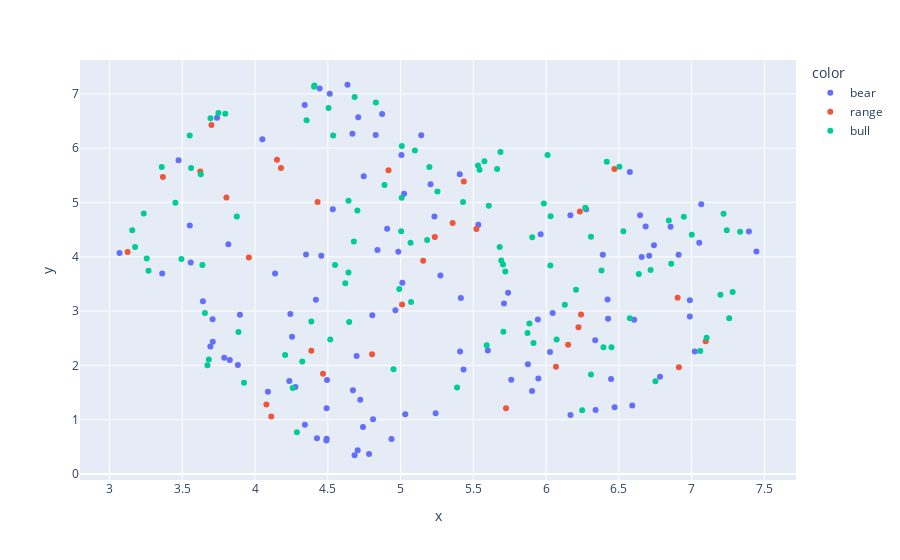

This figure's notebook cell:
### Code cell
# prompt: generate embedding plot with plotly

import plotly.express as px

fig = px.scatter(x=umap_embeddings[:, 0], y=umap_embeddings[:, 1], color=values, hover_name=files)
fig.show()

### Figure 1 — Plotly figure (JSON) as saved in the notebook; plotly's stock layout.template omitted (floating-point values rounded to 4 significant figures)
{"data": [{"hovertemplate": "<b>%{hovertext}</b><br><br>color=bear<br>x=%{x}<br>y=%{y}<extra></extra>", "hovertext": ["/workspaces/gc_quant_trading_research/bear/Screenshot 2024-09-14 at 13.47.04.png", "/workspaces/gc_quant_trading_research/bear/Screenshot 2024-09-14 at 13.59.17.png", "/workspaces/gc_quant_trading_research/bear/Screenshot 2024-09-14 at 14.03.03.png", "/workspaces/gc_quant_trading_research/bear/Screenshot 2024-09-14 at 13.46.01.png", "/workspaces/gc_quant_trading_research/bear/Screenshot 2024-09-14 at 14.06.28.png", "/workspaces/gc_quant_trading_research/bear/Screenshot 2024-09-14 at 13.45.50.png", "/workspaces/gc_quant_trading_research/bear/Screenshot 2024-09-14 at 14.03.27.png", "/workspaces/gc_quant_trading_research/bear/Screenshot 2024-09-13 at 14.37.05.png", "/workspaces/gc_quant_trading_research/bear/Screenshot 2024-09-14 at 14.03.09.png", "/workspaces/gc_quant_trading_research/bear/Screenshot 2024-09-14 at 14.13.21.png", "/workspaces/gc_quant_trading_research/bear/Screenshot 2024-09-14 at 14.03.45.png", "/workspaces/gc_quant_trading_research/bear/Screenshot 2024-09-14 at 13.59.27.png", "/workspaces/gc_quant_trading_research/bear/Screenshot 2024-09-14 at 13.54.49.png", "/workspaces/gc_quant_trading_research/bear/Screenshot 2024-09-14 at 14.13.42.png", "/workspaces/gc_quant_trading_research/bear/Screenshot 2024-09-13 at 10.55.34.png", "/workspaces/gc_quant_trading_research/bear/Screenshot 2024-09-14 at 13.58.48.png", "/workspaces/gc_quant_trading_research/bear/Screenshot 2024-09-14 at 14.05.14.png", "/workspaces/gc_quant_trading_research/bear/Screenshot 2024-09-13 at 10.56.32.png", "/workspaces/gc_quant_trading_research/bear/Screenshot 2024-09-13 at 15.11.07.png", "/workspaces/gc_quant_trading_research/bear/Screenshot 2024-09-14 at 13.51.48.png", "/workspaces/gc_quant_trading_research/bear/Screenshot 2024-09-12 at 13.29.21.png", "/workspaces/gc_quant_trading_research/bear/Screenshot 2024-09-13 at 15.20.04.png", "/workspaces/gc_quant_trading_research/bear/Screenshot 2024-09-13 at 14.38.02.png", "/workspaces/gc_quant_trading_research/bear/Screenshot 2024-09-14 at 14.04.32.png", "/workspaces/gc_quant_trading_research/bear/Screenshot 2024-09-14 at 14.07.04.png", "/workspaces/gc_quant_trading_research/bear/Screenshot 2024-09-14 at 14.06.45.png", "/workspaces/gc_quant_trading_research/bear/Screenshot 2024-09-14 at 13.46.32.png", "/workspaces/gc_quant_trading_research/bear/Screenshot 2024-09-13 at 10.55.55.png", "/workspaces/gc_quant_trading_research/bear/Screenshot 2024-09-14 at 13.44.27.png", "/workspaces/gc_quant_trading_research/bear/Screenshot 2024-09-14 at 14.13.31.png", "/workspaces/gc_quant_trading_research/bear/Screenshot 2024-09-14 at 13.44.42.png", "/workspaces/gc_quant_trading_research/bear/Screenshot 2024-09-14 at 13.54.32.png", "/workspaces/gc_quant_trading_research/bear/Screenshot 2024-09-14 at 13.46.45.png", "/workspaces/gc_quant_trading_research/bear/Screenshot 2024-09-13 at 15.08.33.png", "/workspaces/gc_quant_trading_research/bear/Screenshot 2024-09-14 at 14.15.15.png", "/workspaces/gc_quant_trading_research/bear/Screenshot 2024-09-13 at 18.53.38.png", "/workspaces/gc_quant_trading_research/bear/Screenshot 2024-09-14 at 13.44.51.png", "/workspaces/gc_quant_trading_research/bear/Screenshot 2024-09-13 at 14.37.24.png", "/workspaces/gc_quant_trading_research/bear/Screenshot 2024-09-14 at 14.05.44.png", "/workspaces/gc_quant_trading_research/bear/Screenshot 2024-09-14 at 14.05.00.png", "/workspaces/gc_quant_trading_research/bear/Screenshot 2024-09-14 at 14.14.19.png", "/workspaces/gc_quant_trading_research/bear/Screenshot 2024-09-13 at 11.14.49.png", "/workspaces/gc_quant_trading_research/bear/Screenshot 2024-09-14 at 14.06.08.png", "/workspaces/gc_quant_trading_research/bear/Screenshot 2024-09-14 at 13.51.15.png", "/workspaces/gc_quant_trading_research/bear/Screenshot 2024-09-13 at 10.45.24.png", "/workspaces/gc_quant_trading_research/bear/Screenshot 2024-09-14 at 13.45.41.png", "/workspaces/gc_quant_trading_research/bear/Screenshot 2024-09-13 at 15.07.31.png", "/workspaces/gc_quant_trading_research/bear/Screenshot 2024-09-13 at 15.10.41.png", "/workspaces/gc_quant_trading_research/bear/Screenshot 2024-09-13 at 14.40.33.png", "/workspaces/gc_quant_trading_research/bear/Screenshot 2024-09-13 at 14.37.47.png", "/workspaces/gc_quant_trading_research/bear/Screenshot 2024-09-14 at 13.46.11.png", "/workspaces/gc_quant_trading_research/bear/Screenshot 2024-09-13 at 18.55.28.png", "/workspaces/gc_quant_trading_research/bear/Screenshot 2024-09-13 at 15.35.34.png", "/workspaces/gc_quant_trading_research/bear/Screenshot 2024-09-13 at 15.07.08.png", "/workspaces/gc_quant_trading_research/bear/Screenshot 2024-09-14 at 13.55.15.png", "/workspaces/gc_quant_trading_research/bear/Screenshot 2024-09-13 at 11.16.44.png", "/workspaces/gc_quant_trading_research/bear/Screenshot 2024-09-14 at 14.07.15.png", "/workspaces/gc_quant_trading_research/bear/Screenshot 2024-09-14 at 13.52.18.png", "/workspaces/gc_quant_trading_research/bear/Screenshot 2024-09-14 at 14.06.13.png", "/workspaces/gc_quant_trading_research/bear/Screenshot 2024-09-14 at 14.14.58.png", "/workspaces/gc_quant_trading_research/bear/Screenshot 2024-09-14 at 13.59.37.png", "/workspaces/gc_quant_trading_research/bear/Screenshot 2024-09-14 at 14.04.20.png", "/workspaces/gc_quant_trading_research/bear/Screenshot 2024-09-14 at 14.13.11.png", "/workspaces/gc_quant_trading_research/bear/Screenshot 2024-09-13 at 15.35.43.png", "/workspaces/gc_quant_trading_research/bear/Screenshot 2024-09-13 at 10.56.50.png", "/workspaces/gc_quant_trading_research/bear/Screenshot 2024-09-13 at 15.32.02.png", "/workspaces/gc_quant_trading_research/bear/Screenshot 2024-09-14 at 13.52.28.png", "/workspaces/gc_quant_trading_research/bear/Screenshot 2024-09-13 at 15.07.23.png", "/workspaces/gc_quant_trading_research/bear/Screenshot 2024-09-14 at 14.14.48.png", "/workspaces/gc_quant_trading_research/bear/Screenshot 2024-09-14 at 14.14.40.png", "/workspaces/gc_quant_trading_research/bear/Screenshot 2024-09-14 at 14.03.16.png", "/workspaces/gc_quant_trading_research/bear/Screenshot 2024-09-14 at 14.06.23.png", "/workspaces/gc_quant_trading_research/bear/Screenshot 2024-09-13 at 15.13.08.png", "/workspaces/gc_quant_trading_research/bear/Screenshot 2024-09-13 at 15.37.00.png", "/workspaces/gc_quant_trading_research/bear/Screenshot 2024-09-14 at 14.04.06.png", "/workspaces/gc_quant_trading_research/bear/Screenshot 2024-09-14 at 14.15.24.png", "/workspaces/gc_quant_trading_research/bear/Screenshot 2024-09-14 at 13.52.03.png", "/workspaces/gc_quant_trading_research/bear/Screenshot 2024-09-13 at 15.36.36.png", "/workspaces/gc_quant_trading_research/bear/Screenshot 2024-09-14 at 14.06.32.png", "/workspaces/gc_quant_trading_research/bear/Screenshot 2024-09-13 at 15.21.23.png", "/workspaces/gc_quant_trading_research/bear/Screenshot 2024-09-14 at 13.59.10.png", "/workspaces/gc_quant_trading_research/bear/Screenshot 2024-09-14 at 14.02.54.png", "/workspaces/gc_quant_trading_research/bear/Screenshot 2024-09-14 at 14.07.38.png", "/workspaces/gc_quant_trading_research/bear/Screenshot 2024-09-13 at 15.07.46.png", "/workspaces/gc_quant_trading_research/bear/Screenshot 2024-09-14 at 13.45.23.png", "/workspaces/gc_quant_trading_research/bear/Screenshot 2024-09-14 at 13.44.35.png", "/workspaces/gc_quant_trading_research/bear/Screenshot 2024-09-13 at 14.40.22.png", "/workspaces/gc_quant_trading_research/bear/Screenshot 2024-09-14 at 13.51.42.png", "/workspaces/gc_quant_trading_research/bear/Screenshot 2024-09-14 at 14.15.32.png", "/workspaces/gc_quant_trading_research/bear/Screenshot 2024-09-13 at 15.07.39.png", "/workspaces/gc_quant_trading_research/bear/Screenshot 2024-09-14 at 14.07.27.png", "/workspaces/gc_quant_trading_research/bear/Screenshot 2024-09-14 at 13.51.35.png", "/workspaces/gc_quant_trading_research/bear/Screenshot 2024-09-14 at 14.06.18.png", "/workspaces/gc_quant_trading_research/bear/Screenshot 2024-09-14 at 13.58.55.png", "/workspaces/gc_quant_trading_research/bear/Screenshot 2024-09-14 at 14.14.06.png", "/workspaces/gc_quant_trading_research/bear/Screenshot 2024-09-13 at 14.40.58.png", "/workspaces/gc_quant_trading_research/bear/Screenshot 2024-09-14 at 14.15.44.png", "/workspaces/gc_quant_trading_research/bear/Screenshot 2024-09-14 at 14.14.25.png", "/workspaces/gc_quant_trading_research/bear/Screenshot 2024-09-14 at 14.05.06.png", "/workspaces/gc_quant_trading_research/bear/Screenshot 2024-09-13 at 15.10.27.png", "/workspaces/gc_quant_trading_research/bear/Screenshot 2024-09-13 at 15.23.15.png", "/workspaces/gc_quant_trading_research/bear/Screenshot 2024-09-13 at 15.22.12.png", "/workspaces/gc_quant_trading_research/bear/Screenshot 2024-09-14 at 13.45.32.png", "/workspaces/gc_quant_trading_research/bear/Screenshot 2024-09-13 at 15.37.06.png", "/workspaces/gc_quant_trading_research/bear/Screenshot 2024-09-14 at 13.55.02.png", "/workspaces/gc_quant_trading_research/bear/Screenshot 2024-09-14 at 14.06.03.png", "/workspaces/gc_quant_trading_research/bear/Screenshot 2024-09-14 at 14.05.24.png", "/workspaces/gc_quant_trading_research/bear/Screenshot 2024-09-14 at 13.07.35.png"], "legendgroup": "bear", "marker": {"color": "#636efa", "symbol": "circle"}, "mode": "markers", "name": "bear", "orientation": "v", "showlegend": true, "type": "scatter", "x": [4.138, 4.705, 4.829, 7.394, 4.49, 6.027, 6.275, 4.841, 4.908, 4.513, 3.896, 4.684, 4.669, 4.635, 3.558, 4.494, 5.875, 3.642, 7.022, 6.422, 6.708, 4.806, 6.045, 3.788, 5.142, 4.089, 5.433, 3.708, 3.827, 4.444, 5.409, 3.71, 6.446, 7.066, 4.673, 4.938, 5.761, 4.35, 5.963, 4.418, 4.05, 3.069, 4.723, 3.475, 3.817, 6.337, 4.492, 6.783, 6.657, 5.739, 7.446, 3.552, 5.206, 6.684, 5.711, 5.535, 5.414, 6.855, 5.032, 6.167, 6.646, 3.882, 4.709, 5.024, 5.012, 4.535, 3.693, 4.698, 7.053, 6.988, 4.985, 4.426, 3.739, 5.947, 5.233, 4.255, 6.988, 5.274, 4.492, 5.006, 4.784, 4.873, 4.341, 4.811, 6.426, 5.6, 6.39, 4.455, 4.277, 4.343, 6.34, 6.741, 4.742, 5.904, 6.168, 6.911, 3.362, 6.592, 4.243, 6.471, 4.965, 5.944, 6.605, 5.241, 5.407, 4.236, 4.747, 6.575], "xaxis": "x", "y": [3.695, 0.4356, 6.244, 4.466, 0.6173, 2.248, 4.875, 4.124, 4.515, 7.006, 2.933, 0.3453, 6.265, 7.169, 3.897, 1.73, 2.021, 3.18, 2.254, 3.213, 4.018, 2.925, 2.966, 2.14, 6.24, 1.513, 1.925, 2.848, 2.098, 7.099, 2.258, 2.438, 1.751, 4.966, 1.542, 0.6464, 1.735, 4.044, 4.415, 3.211, 6.167, 4.072, 1.368, 5.781, 4.23, 2.462, 1.212, 1.789, 3.999, 3.34, 4.097, 4.579, 5.338, 4.558, 3.139, 4.592, 3.24, 4.553, 1.102, 4.767, 4.767, 2.007, 6.57, 5.163, 3.524, 4.877, 2.349, 2.173, 4.261, 3.201, 4.093, 0.6597, 6.563, 1.759, 4.742, 2.527, 2.902, 3.654, 0.6494, 5.873, 0.3671, 6.632, 6.797, 1.009, 2.858, 2.274, 4.039, 4.019, 1.603, 0.908, 1.178, 4.211, 0.8645, 1.53, 1.085, 4.038, 3.694, 1.262, 2.949, 1.228, 3.014, 2.843, 2.842, 1.12, 5.519, 1.712, 5.486, 5.564], "yaxis": "y"}, {"hovertemplate": "<b>%{hovertext}</b><br><br>color=range<br>x=%{x}<br>y=%{y}<extra></extra>", "hovertext": ["/workspaces/gc_quant_trading_research/range/Screenshot 2024-09-14 at 14.16.34.png", "/workspaces/gc_quant_trading_research/range/Screenshot 2024-09-13 at 15.31.31.png", "/workspaces/gc_quant_trading_research/range/Screenshot 2024-09-14 at 13.47.21.png", "/workspaces/gc_quant_trading_research/range/Screenshot 2024-09-14 at 13.47.41.png", "/workspaces/gc_quant_trading_research/range/Screenshot 2024-09-14 at 13.48.50.png", "/workspaces/gc_quant_trading_research/range/Screenshot 2024-09-14 at 14.08.32.png", "/workspaces/gc_quant_trading_research/range/Screenshot 2024-09-13 at 15.36.21.png", "/workspaces/gc_quant_trading_research/range/Screenshot 2024-09-14 at 14.12.03.png", "/workspaces/gc_quant_trading_research/range/Screenshot 2024-09-14 at 14.16.20.png", "/workspaces/gc_quant_trading_research/range/Screenshot 2024-09-13 at 15.10.05.png", "/workspaces/gc_quant_trading_research/range/Screenshot 2024-09-14 at 14.16.10.png", "/workspaces/gc_quant_trading_research/range/Screenshot 2024-09-14 at 14.16.28.png", "/workspaces/gc_quant_trading_research/range/Screenshot 2024-09-13 at 15.33.21.png", "/workspaces/gc_quant_trading_research/range/Screenshot 2024-09-14 at 14.00.20.png", "/workspaces/gc_quant_trading_research/range/Screenshot 2024-09-14 at 14.08.55.png", "/workspaces/gc_quant_trading_research/range/Screenshot 2024-09-13 at 15.23.45.png", "/workspaces/gc_quant_trading_research/range/Screenshot 2024-09-14 at 14.00.11.png", "/workspaces/gc_quant_trading_research/range/Screenshot 2024-09-14 at 14.12.20.png", "/workspaces/gc_quant_trading_research/range/Screenshot 2024-09-14 at 13.47.50.png", "/workspaces/gc_quant_trading_research/range/Screenshot 2024-09-14 at 13.47.57.png", "/workspaces/gc_quant_trading_research/range/Screenshot 2024-09-13 at 18.55.09.png", "/workspaces/gc_quant_trading_research/range/Screenshot 2024-09-14 at 11.20.27.png", "/workspaces/gc_quant_trading_research/range/Screenshot 2024-09-14 at 13.59.58.png", "/workspaces/gc_quant_trading_research/range/Screenshot 2024-09-14 at 13.49.03.png", "/workspaces/gc_quant_trading_research/range/Screenshot 2024-09-14 at 14.08.40.png", "/workspaces/gc_quant_trading_research/range/Screenshot 2024-09-14 at 14.12.10.png", "/workspaces/gc_quant_trading_research/range/Screenshot 2024-09-14 at 14.08.12.png", "/workspaces/gc_quant_trading_research/range/Screenshot 2024-09-13 at 10.54.31.png", "/workspaces/gc_quant_trading_research/range/Screenshot 2024-09-13 at 10.52.21.png", "/workspaces/gc_quant_trading_research/range/Screenshot 2024-09-13 at 15.35.10.png", "/workspaces/gc_quant_trading_research/range/Screenshot 2024-09-13 at 15.11.33.png"], "legendgroup": "range", "marker": {"color": "#EF553B", "symbol": "circle"}, "mode": "markers", "name": "range", "orientation": "v", "showlegend": true, "type": "scatter", "x": [4.078, 3.624, 6.24, 6.222, 3.7, 5.236, 4.178, 4.387, 5.435, 6.232, 6.912, 4.111, 6.904, 6.068, 4.43, 5.01, 5.156, 4.467, 4.804, 6.151, 3.367, 5.358, 5.724, 3.958, 5.521, 6.469, 4.151, 3.124, 3.803, 4.917, 7.097], "xaxis": "x", "y": [1.278, 5.57, 2.939, 2.704, 6.429, 4.365, 5.637, 2.27, 5.387, 4.834, 1.967, 1.059, 3.246, 1.973, 5.01, 3.122, 3.93, 1.847, 2.206, 2.381, 5.472, 4.625, 1.212, 3.988, 4.512, 5.616, 5.788, 4.088, 5.094, 5.596, 2.446], "yaxis": "y"}, {"hovertemplate": "<b>%{hovertext}</b><br><br>color=bull<br>x=%{x}<br>y=%{y}<extra></extra>", "hovertext": ["/workspaces/gc_quant_trading_research/bull/Screenshot 2024-09-13 at 18.54.52.png", "/workspaces/gc_quant_trading_research/bull/Screenshot 2024-09-13 at 15.24.40.png", "/workspaces/gc_quant_trading_research/bull/Screenshot 2024-09-14 at 13.49.53.png", "/workspaces/gc_quant_trading_research/bull/Screenshot 2024-09-13 at 14.41.23.png", "/workspaces/gc_quant_trading_research/bull/Screenshot 2024-09-14 at 14.11.39.png", "/workspaces/gc_quant_trading_research/bull/Screenshot 2024-09-14 at 13.56.25.png", "/workspaces/gc_quant_trading_research/bull/Screenshot 2024-09-13 at 15.08.06.png", "/workspaces/gc_quant_trading_research/bull/Screenshot 2024-09-14 at 14.17.51.png", "/workspaces/gc_quant_trading_research/bull/Screenshot 2024-09-14 at 13.43.38.png", "/workspaces/gc_quant_trading_research/bull/Screenshot 2024-09-13 at 15.12.29.png", "/workspaces/gc_quant_trading_research/bull/Screenshot 2024-09-12 at 14.02.48.png", "/workspaces/gc_quant_trading_research/bull/Screenshot 2024-09-14 at 13.42.13.png", "/workspaces/gc_quant_trading_research/bull/Screenshot 2024-09-14 at 13.43.59.png", "/workspaces/gc_quant_trading_research/bull/Screenshot 2024-09-12 at 16.28.51.png", "/workspaces/gc_quant_trading_research/bull/Screenshot 2024-09-12 at 13.01.57.png", "/workspaces/gc_quant_trading_research/bull/Screenshot 2024-09-14 at 12.55.58.png", "/workspaces/gc_quant_trading_research/bull/Screenshot 2024-09-14 at 14.02.07.png", "/workspaces/gc_quant_trading_research/bull/Screenshot 2024-09-14 at 13.58.01.png", "/workspaces/gc_quant_trading_research/bull/Screenshot 2024-09-14 at 14.00.35.png", "/workspaces/gc_quant_trading_research/bull/Screenshot 2024-09-13 at 14.36.43.png", "/workspaces/gc_quant_trading_research/bull/Screenshot 2024-09-13 at 15.32.23.png", "/workspaces/gc_quant_trading_research/bull/Screenshot 2024-09-14 at 13.42.44.png", "/workspaces/gc_quant_trading_research/bull/Screenshot 2024-09-13 at 10.53.22.png", "/workspaces/gc_quant_trading_research/bull/Screenshot 2024-09-14 at 14.02.39.png", "/workspaces/gc_quant_trading_research/bull/Screenshot 2024-09-13 at 15.30.43.png", "/workspaces/gc_quant_trading_research/bull/Screenshot 2024-09-13 at 15.20.47.png", "/workspaces/gc_quant_trading_research/bull/Screenshot 2024-09-14 at 14.09.47.png", "/workspaces/gc_quant_trading_research/bull/Screenshot 2024-09-13 at 18.54.36.png", "/workspaces/gc_quant_trading_research/bull/Screenshot 2024-09-14 at 11.19.46.png", "/workspaces/gc_quant_trading_research/bull/Screenshot 2024-09-13 at 14.41.14.png", "/workspaces/gc_quant_trading_research/bull/Screenshot 2024-09-14 at 14.11.17.png", "/workspaces/gc_quant_trading_research/bull/Screenshot 2024-09-14 at 13.42.24.png", "/workspaces/gc_quant_trading_research/bull/Screenshot 2024-09-13 at 10.55.05.png", "/workspaces/gc_quant_trading_research/bull/Screenshot 2024-09-13 at 10.57.21.png", "/workspaces/gc_quant_trading_research/bull/Screenshot 2024-09-14 at 14.01.19.png", "/workspaces/gc_quant_trading_research/bull/Screenshot 2024-09-14 at 14.10.24.png", "/workspaces/gc_quant_trading_research/bull/Screenshot 2024-09-13 at 18.54.22.png", "/workspaces/gc_quant_trading_research/bull/Screenshot 2024-09-13 at 15.36.01.png", "/workspaces/gc_quant_trading_research/bull/Screenshot 2024-09-14 at 14.01.45.png", "/workspaces/gc_quant_trading_research/bull/Screenshot 2024-09-12 at 17.02.27.png", "/workspaces/gc_quant_trading_research/bull/Screenshot 2024-09-14 at 14.11.27.png", "/workspaces/gc_quant_trading_research/bull/Screenshot 2024-09-14 at 13.43.50.png", "/workspaces/gc_quant_trading_research/bull/Screenshot 2024-09-12 at 14.29.29.png", "/workspaces/gc_quant_trading_research/bull/Screenshot 2024-09-14 at 13.56.12.png", "/workspaces/gc_quant_trading_research/bull/Screenshot 2024-09-14 at 13.50.46.png", "/workspaces/gc_quant_trading_research/bull/Screenshot 2024-09-13 at 18.53.57.png", "/workspaces/gc_quant_trading_research/bull/Screenshot 2024-09-14 at 14.01.33.png", "/workspaces/gc_quant_trading_research/bull/Screenshot 2024-09-13 at 18.54.11.png", "/workspaces/gc_quant_trading_research/bull/Screenshot 2024-09-14 at 13.56.36.png", "/workspaces/gc_quant_trading_research/bull/Screenshot 2024-09-14 at 14.11.45.png", "/workspaces/gc_quant_trading_research/bull/Screenshot 2024-09-13 at 15.31.12.png", "/workspaces/gc_quant_trading_research/bull/Screenshot 2024-09-13 at 11.14.20.png", "/workspaces/gc_quant_trading_research/bull/Screenshot 2024-09-13 at 15.19.42.png", "/workspaces/gc_quant_trading_research/bull/Screenshot 2024-09-14 at 13.56.01.png", "/workspaces/gc_quant_trading_research/bull/Screenshot 2024-09-14 at 13.56.44.png", "/workspaces/gc_quant_trading_research/bull/Screenshot 2024-09-13 at 15.32.44.png", "/workspaces/gc_quant_trading_research/bull/Screenshot 2024-09-14 at 11.20.50.png", "/workspaces/gc_quant_trading_research/bull/Screenshot 2024-09-13 at 10.53.49.png", "/workspaces/gc_quant_trading_research/bull/Screenshot 2024-09-13 at 11.17.14.png", "/workspaces/gc_quant_trading_research/bull/Screenshot 2024-09-13 at 10.54.06.png", "/workspaces/gc_quant_trading_research/bull/Screenshot 2024-09-14 at 14.10.31.png", "/workspaces/gc_quant_trading_research/bull/Screenshot 2024-09-14 at 13.58.16.png", "/workspaces/gc_quant_trading_research/bull/Screenshot 2024-09-14 at 13.58.08.png", "/workspaces/gc_quant_trading_research/bull/Screenshot 2024-09-13 at 10.46.15.png", "/workspaces/gc_quant_trading_research/bull/Screenshot 2024-09-13 at 15.34.36.png", "/workspaces/gc_quant_trading_research/bull/Screenshot 2024-09-12 at 15.30.21.png", "/workspaces/gc_quant_trading_research/bull/Screenshot 2024-09-14 at 14.17.43.png", "/workspaces/gc_quant_trading_research/bull/Screenshot 2024-09-12 at 15.00.47.png", "/workspaces/gc_quant_trading_research/bull/Screenshot 2024-09-13 at 15.12.03.png", "/workspaces/gc_quant_trading_research/bull/Screenshot 2024-09-14 at 13.43.19.png", "/workspaces/gc_quant_trading_research/bull/Screenshot 2024-09-14 at 14.17.22.png", "/workspaces/gc_quant_trading_research/bull/Screenshot 2024-09-14 at 13.58.26.png", "/workspaces/gc_quant_trading_research/bull/Screenshot 2024-09-14 at 14.09.55.png", "/workspaces/gc_quant_trading_research/bull/Screenshot 2024-09-13 at 11.17.44.png", "/workspaces/gc_quant_trading_research/bull/Screenshot 2024-09-13 at 11.15.11.png", "/workspaces/gc_quant_trading_research/bull/Screenshot 2024-09-13 at 15.34.49.png", "/workspaces/gc_quant_trading_research/bull/Screenshot 2024-09-13 at 15.21.03.png", "/workspaces/gc_quant_trading_research/bull/Screenshot 2024-09-13 at 14.38.58.png", "/workspaces/gc_quant_trading_research/bull/Screenshot 2024-09-14 at 14.11.33.png", "/workspaces/gc_quant_trading_research/bull/Screenshot 2024-09-14 at 13.49.31.png", "/workspaces/gc_quant_trading_research/bull/Screenshot 2024-09-14 at 14.17.36.png", "/workspaces/gc_quant_trading_research/bull/Screenshot 2024-09-14 at 14.01.55.png", "/workspaces/gc_quant_trading_research/bull/Screenshot 2024-09-12 at 15.59.03.png", "/workspaces/gc_quant_trading_research/bull/Screenshot 2024-09-13 at 10.44.48.png", "/workspaces/gc_quant_trading_research/bull/Screenshot 2024-09-14 at 14.10.56.png", "/workspaces/gc_quant_trading_research/bull/Screenshot 2024-09-13 at 11.17.33.png", "/workspaces/gc_quant_trading_research/bull/Screenshot 2024-09-13 at 10.53.36.png", "/workspaces/gc_quant_trading_research/bull/Screenshot 2024-09-14 at 13.42.55.png", "/workspaces/gc_quant_trading_research/bull/Screenshot 2024-09-13 at 11.14.03.png", "/workspaces/gc_quant_trading_research/bull/Screenshot 2024-09-14 at 14.10.02.png", "/workspaces/gc_quant_trading_research/bull/Screenshot 2024-09-13 at 15.22.30.png", "/workspaces/gc_quant_trading_research/bull/Screenshot 2024-09-14 at 14.16.58.png", "/workspaces/gc_quant_trading_research/bull/Screenshot 2024-09-13 at 14.36.19.png", "/workspaces/gc_quant_trading_research/bull/Screenshot 2024-09-14 at 14.02.27.png", "/workspaces/gc_quant_trading_research/bull/Screenshot 2024-09-13 at 15.30.13.png", "/workspaces/gc_quant_trading_research/bull/Screenshot 2024-09-13 at 14.41.37.png", "/workspaces/gc_quant_trading_research/bull/Screenshot 2024-09-14 at 13.42.32.png", "/workspaces/gc_quant_trading_research/bull/Screenshot 2024-09-14 at 13.55.49.png", "/workspaces/gc_quant_trading_research/bull/Screenshot 2024-09-14 at 14.10.14.png", "/workspaces/gc_quant_trading_research/bull/Screenshot 2024-09-14 at 13.57.16.png", "/workspaces/gc_quant_trading_research/bull/Screenshot 2024-09-13 at 15.21.50.png", "/workspaces/gc_quant_trading_research/bull/Screenshot 2024-09-13 at 15.34.13.png", "/workspaces/gc_quant_trading_research/bull/Screenshot 2024-09-14 at 14.01.05.png", "/workspaces/gc_quant_trading_research/bull/Screenshot 2024-09-14 at 13.50.22.png"], "legendgroup": "bull", "marker": {"color": "#00cc96", "symbol": "circle"}, "mode": "markers", "name": "bull", "orientation": "v", "showlegend": true, "type": "scatter", "x": [3.359, 3.683, 6.576, 6.637, 6.947, 4.951, 4.288, 3.924, 5.984, 4.537, 5.664, 5.072, 6.072, 4.703, 6.86, 5.388, 4.55, 4.684, 6.449, 5.692, 6.029, 5.886, 3.453, 4.354, 5.706, 5.098, 4.406, 7.333, 7.059, 6.718, 4.259, 5.004, 3.638, 4.991, 3.886, 4.642, 3.561, 5.606, 4.62, 3.175, 4.517, 5.592, 5.532, 7.258, 6.308, 4.324, 5.914, 7.241, 4.207, 4.642, 3.627, 3.268, 3.795, 3.551, 6.531, 6.206, 5.681, 3.156, 4.679, 3.256, 6.844, 6.417, 6.01, 7.198, 7.001, 4.89, 5.198, 5.576, 3.748, 6.248, 7.103, 6.27, 4.505, 6.031, 3.656, 7.282, 5.009, 6.129, 7.219, 6.394, 5.429, 5.253, 5.008, 3.875, 6.504, 6.381, 3.235, 4.387, 3.494, 4.83, 6.309, 4.408, 5.72, 5.686, 3.673, 5.905, 5.182, 3.694, 4.647, 6.751, 5.704, 5.543, 5.872, 5.069], "xaxis": "x", "y": [5.654, 2.11, 2.87, 3.685, 4.739, 1.93, 0.7676, 1.681, 4.984, 6.233, 5.616, 3.166, 2.476, 4.854, 3.875, 1.594, 3.849, 6.943, 2.335, 3.932, 3.838, 2.773, 4.996, 6.517, 2.618, 5.959, 7.135, 4.46, 2.267, 3.757, 1.584, 4.47, 3.85, 3.405, 2.616, 3.711, 5.638, 4.941, 3.514, 4.179, 2.477, 2.37, 5.681, 2.869, 4.37, 2.073, 2.414, 4.49, 2.192, 5.033, 5.521, 3.744, 6.636, 6.233, 4.473, 3.392, 4.18, 4.49, 4.284, 3.967, 4.668, 5.749, 5.874, 3.303, 4.409, 5.323, 5.655, 5.76, 6.65, 1.173, 2.509, 4.905, 6.742, 4.749, 2.967, 3.353, 6.039, 3.119, 4.792, 2.334, 5.008, 5.205, 5.09, 4.741, 5.657, 3.747, 4.797, 2.81, 3.962, 6.841, 1.833, 7.156, 3.73, 5.931, 2.004, 4.361, 4.311, 6.554, 2.8, 1.708, 3.859, 5.602, 2.597, 4.257], "yaxis": "y"}], "layout": {"legend": {"title": {"text": "color"}, "tracegroupgap": 0}, "margin": {"t": 60}, "xaxis": {"anchor": "y", "domain": [0, 1], "title": {"text": "x"}}, "yaxis": {"anchor": "x", "domain": [0, 1], "title": {"text": "y"}}}}
